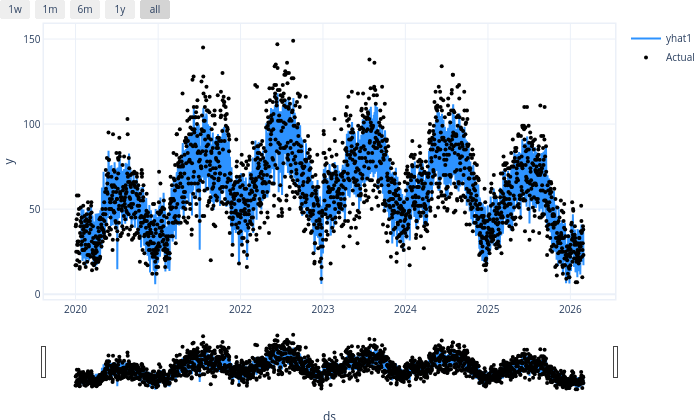

Source (notebook cell):
### Code cell
model.plot(forecast)

### Figure 1 — Plotly figure (JSON) as saved in the notebook; plotly's stock layout.template omitted (floating-point values rounded to 4 significant figures; data arrays with more than 128 entries replaced by an {"elided": "..."} marker saying what was removed)
{"data": [{"fill": "none", "line": {"color": "rgba(45, 146, 255, 1.0)", "width": 2}, "mode": "lines", "name": "yhat1", "type": "scatter", "x": {"elided": "2251 str values"}, "y": {"elided": "2251 float values"}}, {"marker": {"color": "black", "size": 4}, "mode": "markers", "name": "Actual", "type": "scatter", "x": {"elided": "2251 str values"}, "y": {"elided": "2251 int values"}}], "layout": {"autosize": true, "font": {"size": 10}, "height": 420, "hovermode": "x unified", "margin": {"b": 0, "l": 0, "pad": 0, "r": 10, "t": 10}, "showlegend": true, "title": {"font": {"size": 12}}, "width": 700, "xaxis": {"linewidth": 1.5, "mirror": true, "rangeselector": {"buttons": [{"count": 7, "label": "1w", "step": "day", "stepmode": "backward"}, {"count": 1, "label": "1m", "step": "month", "stepmode": "backward"}, {"count": 6, "label": "6m", "step": "month", "stepmode": "backward"}, {"count": 1, "label": "1y", "step": "year", "stepmode": "backward"}, {"step": "all"}]}, "rangeslider": {"visible": true}, "showline": true, "title": {"text": "ds"}, "type": "date"}, "yaxis": {"linewidth": 1.5, "mirror": true, "showline": true, "title": {"text": "y"}}}}
